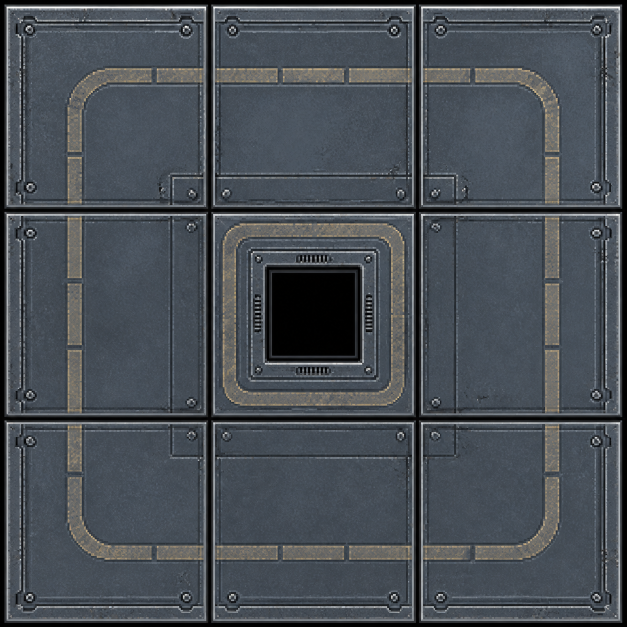
#> input picture art-source/tilesets/urban-tileset-2-spaceport-apron.raw.png, 1254 x 1254 px (shown at 1/2 size)
$ python normalize_spaceport_apron.py
#> lines starting #> are read from the running program, lines starting #| are printed output that depends on the picture; after the words box and inside, x2 and y2 are one past the last pixel; in counts of white or black regions, pixels touching at a corner belong together; pictures that were not available may be replaced by others from this repository, and a replacement may not be noted
"""Extract the ImageGen 3x3 presentation grid into the runtime road atlas.

The model rendered each 32px logical tile as a separate framed panel. This
script removes the black gutters, downsamples panels independently, restores
the existing atlas alpha topology, and overwrites the canonical production
road sheet.
"""

from __future__ import annotations

from pathlib import Path

import numpy as np
from PIL import Image, ImageFilter


HERE = Path(__file__).resolve().parent
# Raw art lives outside mod/, so the shipped folder never carries pre-pack
# inputs. Outputs are addressed from the repository root rather than from
# a sibling directory.
REPO_ROOT = HERE.parent.parent
TILESETS = REPO_ROOT / "mod" / "graphics" / "tilesets"
GENERATED = HERE / "urban-tileset-2-spaceport-apron.raw.png"
SOURCE = TILESETS / "urban-tileset-2.png"
OUTPUT = TILESETS / "urban-tileset-2.png"

CELL_PX = 32
ATLAS_COL = 6
PANEL_X = ((9, 416), (423, 832), (838, 1245))
PANEL_Y = ((9, 418), (424, 835), (841, 1246))


def main() -> None:
    generated = Image.open(GENERATED).convert("RGB")
#> generated is the input picture: PIL image 1254x1254 RGB; mean R, G, B 72.2, 78.2, 84.6
    source = Image.open(SOURCE).convert("RGBA")
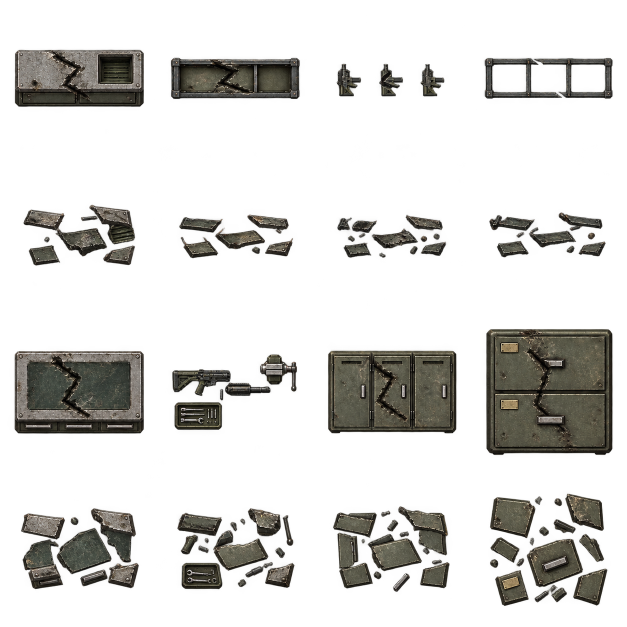
#> input picture art-source/tilesets/armory-workshop-damage.raw.png, 1254 x 1254 px, given in place of urban-tileset-2.png, which was not available (shown at 1/2 size)
#> source is the input picture: PIL image 1254x1254 RGBA; mean R, G, B, A 20.4, 19.4, 16.3, 56.3
    output = np.asarray(source).copy()
    source_alpha = np.asarray(source)[:, :, 3]
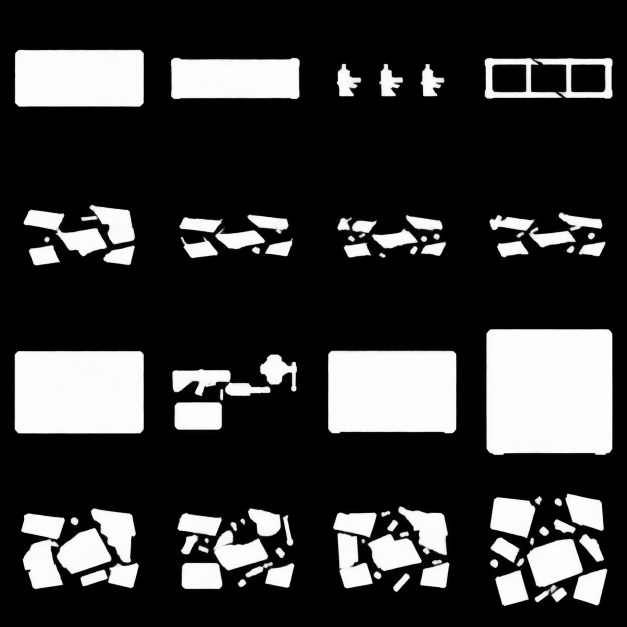
#> source_alpha: shape (1254, 1254) (shown at 1/2 size); min 0, max 255, mean 56.3

    for row, (y0, y1) in enumerate(PANEL_Y):
        for col, (x0, x1) in enumerate(PANEL_X):
            panel = generated.crop((x0, y0, x1, y1)).resize(
                (CELL_PX, CELL_PX), Image.Resampling.LANCZOS
            )
            panel = panel.filter(ImageFilter.UnsharpMask(radius=0.55, percent=80, threshold=2))
            pixels = np.asarray(panel)
            ax0 = (ATLAS_COL + col) * CELL_PX
            ay0 = row * CELL_PX
            output[ay0:ay0 + CELL_PX, ax0:ax0 + CELL_PX, :3] = pixels
            output[ay0:ay0 + CELL_PX, ax0:ax0 + CELL_PX, 3] = source_alpha[
                ay0:ay0 + CELL_PX, ax0:ax0 + CELL_PX
            ]
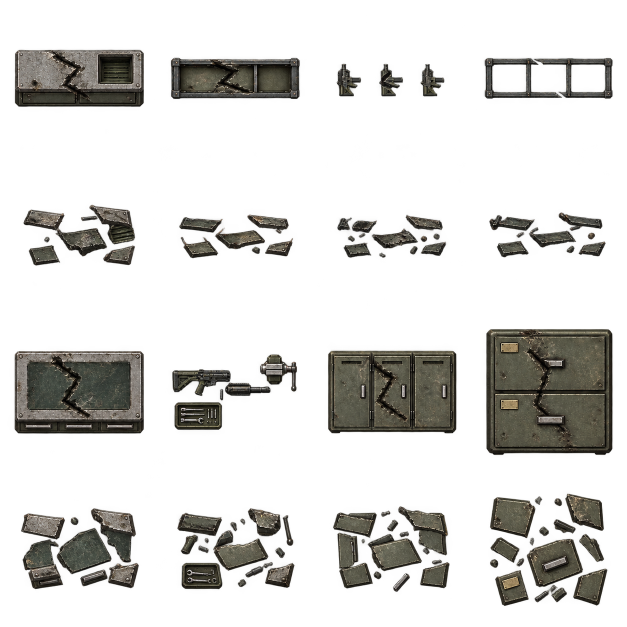
#> output: shape (1254, 1254, 4) (shown at 1/2 size); 0.58% of pixels changed, all inside (x1, y1, x2, y2) = (192, 0, 288, 96); transparent parts drawn white

    Image.fromarray(output, "RGBA").save(OUTPUT)
    print(OUTPUT)


if __name__ == "__main__":
    main()
